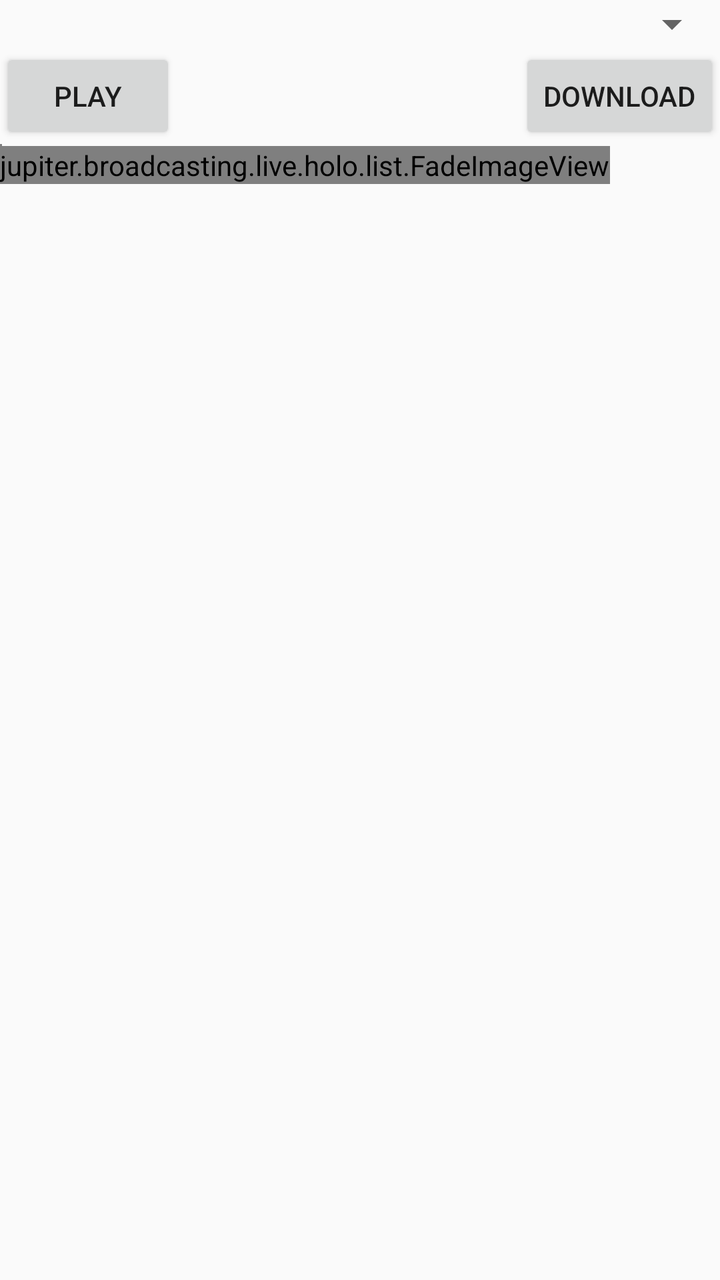
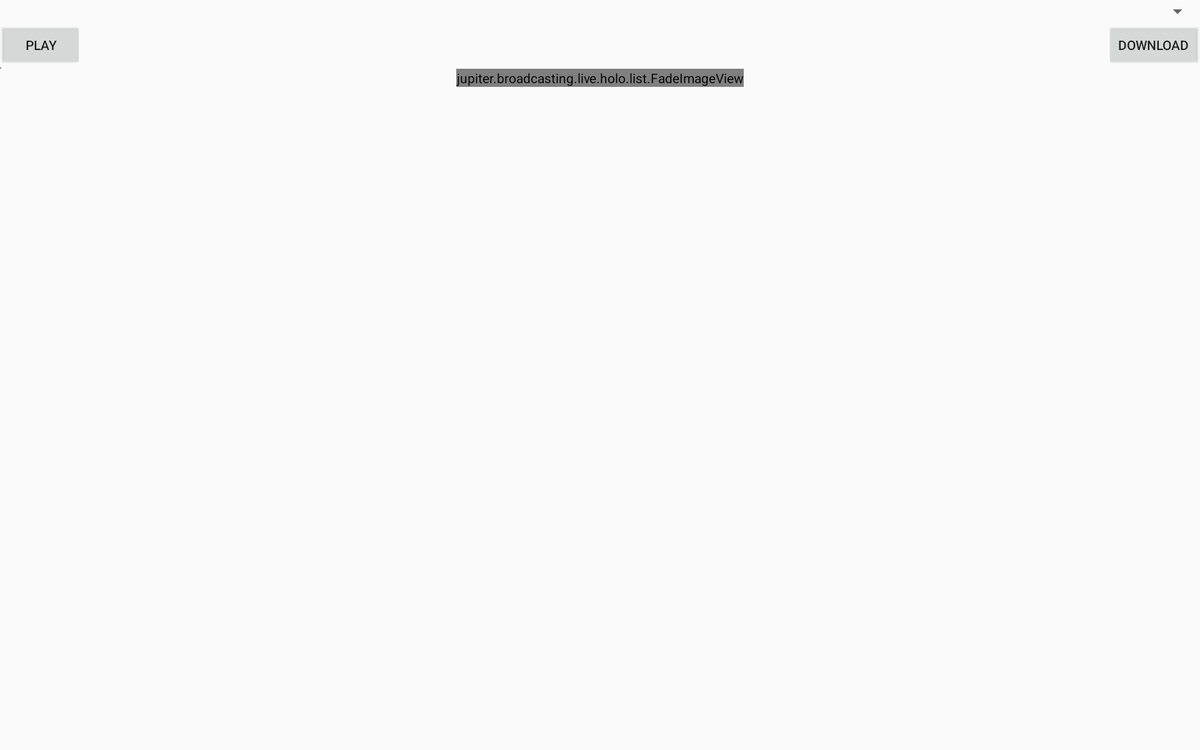

One screen, two layout resources from the same app: the default and the repository's alternative for another configuration. Each is rendered where Android would select it; the XML of both is given below.
<!-- AndroidManifest.xml: application theme Theme.AppCompat.Light.DarkActionBar -->
<!-- res/layout/mediaplayer.xml -->
<?xml version="1.0" encoding="utf-8"?>
<LinearLayout xmlns:android="http://schemas.android.com/apk/res/android"
    android:orientation="vertical"
    android:layout_width="match_parent"
    android:layout_height="match_parent"
    android:id="@+id/jbplayer">

    <Spinner
        android:layout_width="match_parent"
        android:layout_height="wrap_content"
        android:id="@+id/AV" />

    <RelativeLayout
        android:layout_width="match_parent"
        android:layout_height="wrap_content">

        <Button
            android:layout_width="wrap_content"
            android:layout_height="wrap_content"
            android:id="@+id/player"
            android:text="@string/play"
            android:drawableLeft="@drawable/ic_action_play" />

        <Button
            android:layout_width="wrap_content"
            android:layout_height="wrap_content"
            android:layout_alignParentRight="true"
            android:id="@+id/downer"
            android:text="@string/down"
            android:drawableLeft="@drawable/ic_action_download" />
    </RelativeLayout>

    <VideoView
        android:layout_width="1dp"
        android:layout_height="1dp"
        android:id="@+id/videoView" />

    <jupiter.broadcasting.live.holo.list.FadeImageView
        android:id="@+id/thumb"
        android:layout_width="wrap_content"
        android:layout_alignParentLeft="true"
        android:layout_height="wrap_content" />

    <TextView
        android:layout_height="wrap_content"
        android:layout_width="match_parent"
        android:id="@+id/summary" />

</LinearLayout>
<!-- resources referenced by this layout -->
<resources>
  <string name="down">Download</string>
  <string name="play">Play</string>
</resources>
<!-- res/layout-xlarge/mediaplayer.xml (the repository's variant of the layout above) -->
<!-- drawn on a large tablet held sideways -->
<?xml version="1.0" encoding="utf-8"?>
<LinearLayout xmlns:android="http://schemas.android.com/apk/res/android"
    android:orientation="vertical"
    android:layout_width="match_parent"
    android:layout_height="match_parent"
    android:id="@+id/jbplayer">

    <Spinner
        android:layout_width="match_parent"
        android:layout_height="wrap_content"
        android:id="@+id/AV" />

    <RelativeLayout
        android:layout_width="match_parent"
        android:layout_height="wrap_content">

        <Button
            android:layout_width="wrap_content"
            android:layout_height="wrap_content"
            android:id="@+id/player"
            android:text="@string/play"
            android:drawableLeft="@drawable/ic_action_play" />

        <Button
            android:layout_width="wrap_content"
            android:layout_height="wrap_content"
            android:layout_alignParentRight="true"
            android:id="@+id/downer"
            android:text="@string/down"
            android:drawableLeft="@drawable/ic_action_download" />
    </RelativeLayout>

    <VideoView
        android:layout_width="1dp"
        android:layout_height="1dp"
        android:id="@+id/videoView" />

    <jupiter.broadcasting.live.holo.list.FadeImageView
        android:id="@+id/thumb"
        android:layout_width="wrap_content"
        android:layout_height="wrap_content"
        android:layout_gravity="center_horizontal"/>

    <TextView
        android:layout_height="wrap_content"
        android:layout_width="match_parent"
        android:id="@+id/summary" />

</LinearLayout>
